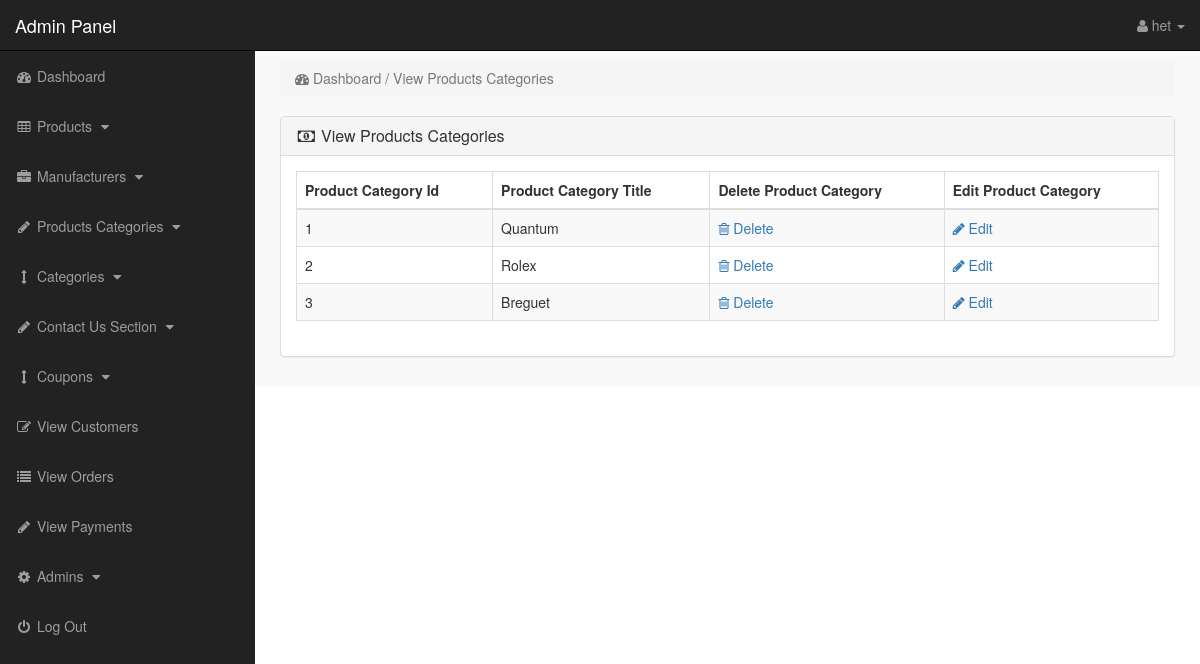
The app's page /admin/index.php?view_p_cats (signed in) with its own data.
### tables this page shows
CREATE TABLE `product_categories` (
  `p_cat_id` int(10) NOT NULL,
  `p_cat_title` text NOT NULL,
  `p_cat_top` text NOT NULL,
  `p_cat_image` text NOT NULL
);

### admin/view_p_cats.php (the view)
<?php
if (!isset($_SESSION['admin_email'])) {
    echo "<script>window.open('login.php','_self')</script>";
} else {
?>
    <div class="row">
        <div class="col-lg-12">
            <ol class="breadcrumb">
                <li class="active">
                    <i class="fa fa-dashboard"></i> Dashboard / View Products Categories
                </li>
            </ol>
        </div>
    </div>
    <div class="row">
        <div class="col-lg-12">
            <div class="panel panel-default">
                <div class="panel-heading">
                    <h3 class="panel-title">
                        <i class="fa fa-money fa-fw"> </i> View Products Categories
                    </h3>
                </div>
                <div class="panel-body">
                    <div class="table-responsive">
                        <table class="table table-bordered table-hover table-striped">
                            <thead>
                                <tr>
                                    <th>Product Category Id</th>
                                    <th>Product Category Title</th>
                                    <th>Delete Product Category</th>
                                    <th>Edit Product Category</th>
                                </tr>
                            </thead>
                            <tbody>
                                <?php
                                $i = 0;
                                $get_p_cats = "select * from product_categories";
                                $run_p_cats = mysqli_query($con, $get_p_cats);
                                while ($row_p_cats = mysqli_fetch_array($run_p_cats)) {
                                    $p_cat_id = $row_p_cats['p_cat_id'];
                                    $p_cat_title = $row_p_cats['p_cat_title'];
                                    $i++;
                                ?>
                                    <tr>
                                        <td> <?php echo $i; ?> </td>
                                        <td> <?php echo $p_cat_title; ?> </td>
                                        <td>
                                            <a href="index.php?delete_p_cat=<?php echo $p_cat_id; ?>">
                                                <i class="fa fa-trash-o"></i> Delete
                                            </a>
                                        </td>
                                        <td>
                                            <a href="index.php?edit_p_cat=<?php echo $p_cat_id; ?>">
                                                <i class="fa fa-pencil"></i> Edit
                                            </a>
                                        </td>
                                    </tr>
                                <?php } ?>
                            </tbody>
                        </table>
                    </div>
                </div>
            </div>
        </div>
    </div>
<?php } ?>

### admin/includes/sidebar.php (shortened to what this page needs)
<?php
if (!isset($_SESSION['admin_email'])) {
    echo "<script>window.open('login.php','_self')</script>";
} else {
?>
    <nav class="navbar navbar-inverse navbar-fixed-top">
        <div class="navbar-header">
            <a class="navbar-brand" href="index.php?dashboard">Admin Panel</a>
        </div>
        <ul class="nav navbar-right top-nav">
            <li class="dropdown">
                <a href="#" class="dropdown-toggle" data-toggle="dropdown">
                    <i class="fa fa-user"></i>
                    <?php echo $admin_name; ?> <b class="caret"></b>
                </a>
            </li>
        </ul>
        <div class="collapse navbar-collapse navbar-ex1-collapse">
            <ul class="nav navbar-nav side-nav">
                <li>
                    <a href="index.php?dashboard">
                        <i class="fa fa-fw fa-dashboard"></i> Dashboard
                    </a>
                </li>
                <li>
                    <a href="#" data-toggle="collapse" data-target="#products">
                        <i class="fa fa-fw fa-table"></i> Products
                        <i class="fa fa-fw fa-caret-down"></i>
                    </a>
                </li>
                <li>
                    <a href="#" data-toggle="collapse" data-target="#manufacturers">
                        <i class="fa fa-fw fa-briefcase"></i> Manufacturers
                        <i class="fa fa-fw fa-caret-down"></i>
                    </a>
                </li>
                <li>
                    <a href="#" data-toggle="collapse" data-target="#p_cat">
                        <i class="fa fa-fw fa-pencil"></i> Products Categories
                        <i class="fa fa-fw fa-caret-down"></i>
                    </a>
                </li>
                <li>
                    <a href="#" data-toggle="collapse" data-target="#cat">
                        <i class="fa fa-fw fa-arrows-v"></i> Categories
                        <i class="fa fa-fw fa-caret-down"></i>
                    </a>
                </li>
                <li>
                    <a href="#" data-toggle="collapse" data-target="#contact_us">
                        <i class="fa fa-fw fa-pencil"> </i> Contact Us Section
                        <i class="fa fa-fw fa-caret-down"></i>
                    </a>
                </li>
                <li>
                    <a href="#" data-toggle="collapse" data-target="#coupons">
                        <i class="fa fa-fw fa-arrows-v"></i> Coupons
                        <i class="fa fa-fw fa-caret-down"></i>
                    </a>
                </li>
                <li>
                    <a href="index.php?view_customers">
                        <i class="fa fa-fw fa-edit"></i> View Customers
                    </a>
                </li>
                <li>
                    <a href="index.php?view_orders">
                        <i class="fa fa-fw fa-list"></i> View Orders
                    </a>
                </li>
                <li>
                    <a href="index.php?view_payments">
                        <i class="fa fa-fw fa-pencil"></i> View Payments
                    </a>
                </li>
                <li>
                    <a href="#" data-toggle="collapse" data-target="#users">
                        <i class="fa fa-fw fa-gear"></i> Admins
                        <i class="fa fa-fw fa-caret-down"></i>
                    </a>
                </li>
                <li>
                    <a href="logout.php">
                        <i class="fa fa-fw fa-power-off"></i> Log Out
                    </a>
                </li>
            </ul>
        </div>
    </nav>
<?php } ?>

### admin/css/style.css (style rules this page uses)
body { margin-top:100px; }
@media (min-width: 768px) { body { margin-top:50px; } }
.top-nav { padding:0 15px; }
.top-nav>li { display:inline-block; float:left; }
.top-nav>li>a { padding-top:15px; padding-bottom:15px; line-height:20px; color:#999; }
@media (min-width: 768px) { .side-nav { position:fixed; top:51px; width:255px; border-radius:0; overflow-y:auto; background-color: #222; bottom:0; overflow-x:hidden; padding-bottom:40px; } }
@media (min-width: 768px) { .side-nav>li>a { width:255px; } }
.panel-body { border-radius:5px; }

### records on screen
product_categories: p_cat_title "Quantum"
product_categories: p_cat_title "Rolex"
product_categories: p_cat_title "Breguet"

### other values on screen
$admin_name "het"
